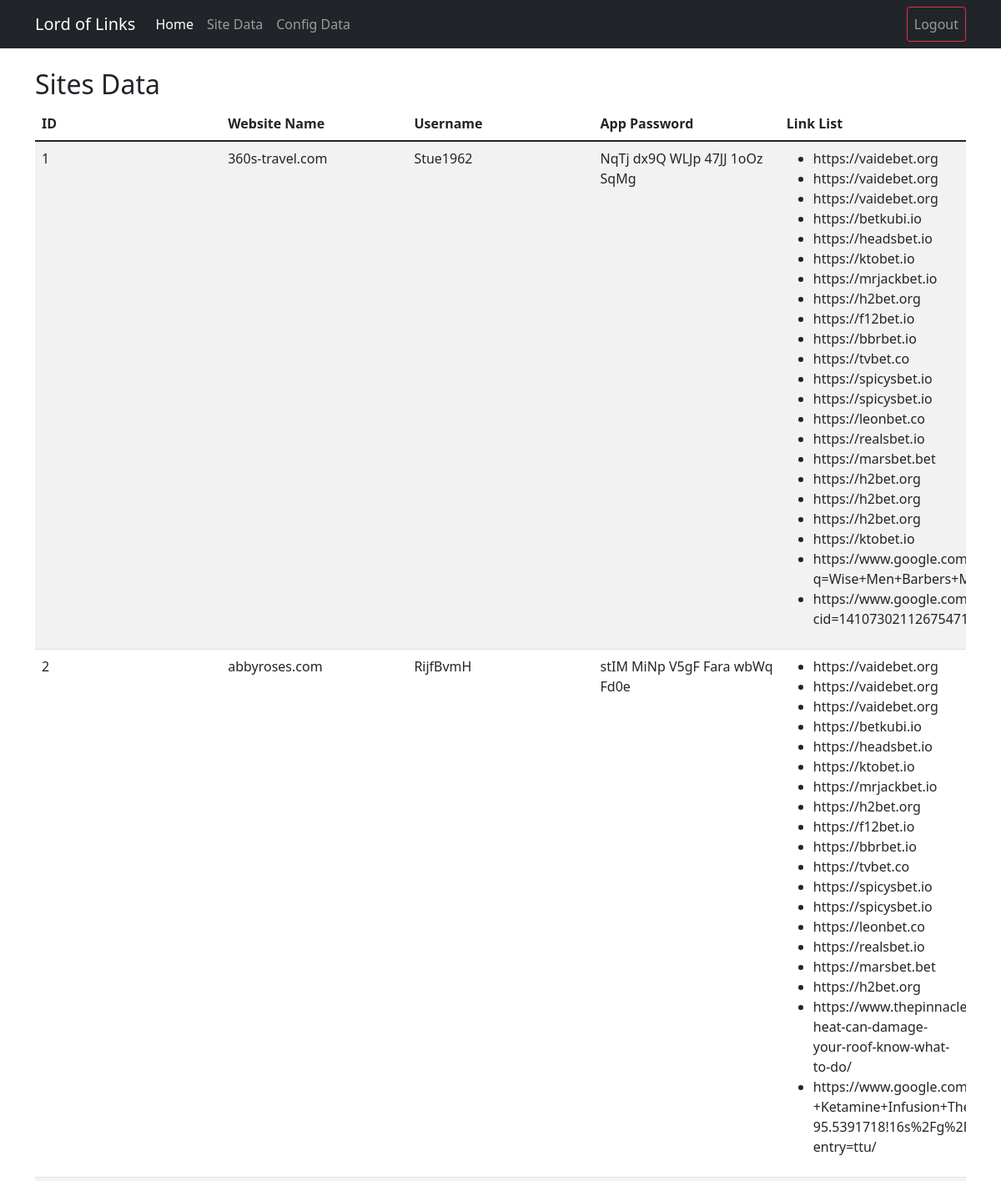
Screenshot of /site-manager (signed in, upper part) with the database file from the repository.
### tables this page shows
CREATE TABLE sites (
    site_id INTEGER PRIMARY KEY AUTOINCREMENT,
    sitename TEXT UNIQUE NOT NULL,
    username TEXT NOT NULL,
    app_password TEXT NOT NULL
);

CREATE TABLE links (
    link_id INTEGER PRIMARY KEY AUTOINCREMENT,
    site_id INTEGER,
    url TEXT NOT NULL,
    FOREIGN KEY (site_id) REFERENCES sites(site_id)
);

### app.py (the view)
@app.route('/site-manager')
@login_required
def site_manager():
    conn = sqlite3.connect('sites_data.db')
    cursor = conn.cursor()
    cursor.execute('SELECT * FROM sites')
    sites = cursor.fetchall()
    sites_data = []
    for site in sites:
        site_id, sitename, username, app_password = site
        cursor.execute('SELECT url FROM links WHERE site_id = ?', (site_id,))
        links = cursor.fetchall()
        sites_data.append({
            'site_id': site_id,
            'sitename': sitename,
            'username': username,
            'app_password': app_password,
            'links': [link[0] for link in links]
        })
    return render_template('site_manager.html', sites=sites_data)

### app.py (called while the page is built)
def login_required(f):
    @wraps(f)
    def decorated_function(*args, **kwargs):
        if 'logged_in' not in session:
            return redirect(url_for('login', next=request.url))
        return f(*args, **kwargs)
    return decorated_function

### templates/site_manager.html (shortened to what this page needs)
<!DOCTYPE html>
<html lang="en">
<head>
    <link href="https://cdn.jsdelivr.net/npm/bootstrap@5.1.1/dist/css/bootstrap.min.css" rel="stylesheet">
    <link href="{{ url_for('static', filename='custom-css.css') }}" rel="stylesheet">
</head>
<body class="container-fluid no-padding">
<nav class="navbar navbar-expand-lg navbar-dark bg-dark mb-4">
        <div class="container">
            <a class="navbar-brand" href="#">Lord of Links</a>
            <div class="collapse navbar-collapse" id="navbarNav">
                <ul class="navbar-nav me-auto">
                    <li class="nav-item">
                        <a class="nav-link active" aria-current="page" href="/">Home</a>
                    </li>
                    <li class="nav-item">
                        <a class="nav-link" href="/site-manager">Site Data</a>
                    </li>
                     <li class="nav-item">
                        <a class="nav-link" href="/config">Config Data</a>
                    </li>
                </ul>
                <ul class="navbar-nav">
                    <li class="nav-item">
                        <a class="nav-link btn btn-outline-danger" href="/logout">Logout</a>
                    </li>
                </ul>
            </div>
        </div>
    </nav>
<div class="container mt-4">
    <h2>Sites Data</h2>
    <table class="table table-striped">
        <thead>
            <tr>
                <th>ID</th>
                <th>Website Name</th>
                <th>Username</th>
                <th>App Password</th>
                <th>Link List</th>
            </tr>
        </thead>
        <tbody>
            {% for site in sites %}
                <tr>
                    <td>{{ site.site_id }}</td>
                    <td>{{ site.sitename }}</td>
                    <td>{{ site.username }}</td>
                    <td>{{ site.app_password }}</td>
                    <td>
                        <ul>
                            {% for link in site.links %}
                                <li>{{ link }}</li>
                            {% endfor %}
                        </ul>
                    </td>
                </tr>
            {% endfor %}
        </tbody>
    </table>
</div>
</body>
</html>

### static/custom-css.css (style rules this page uses)
.no-padding { padding-left: 0 !important; padding-right: 0 !important; }
.table th, .table td { min-width: 50px; max-width: 100px; overflow: hidden; text-overflow: ellipsis; }
.table { table-layout: fixed; }

### rows the page displays
sites: site_id "1", sitename "360s-travel.com", username "Stue1962", app_password "NqTj dx9Q WLJp 47JJ 1oOz SqMg"
links: url "https://vaidebet.org"
links: url "https://vaidebet.org"
links: url "https://vaidebet.org"
links: url "https://betkubi.io"
links: url "https://headsbet.io"
links: url "https://ktobet.io"
links: url "https://mrjackbet.io"
links: url "https://h2bet.org"
links: url "https://f12bet.io"
links: url "https://bbrbet.io"
links: url "https://tvbet.co"
links: url "https://spicysbet.io"
links: url "https://spicysbet.io"
links: url "https://leonbet.co"
links: url "https://realsbet.io"
links: url "https://marsbet.bet"
links: url "https://h2bet.org"
links: url "https://h2bet.org"
links: url "https://h2bet.org"
links: url "https://ktobet.io"
links: url "https://www.google.c…"
links: url "https://www.google.c…"
sites: site_id "2", sitename "abbyroses.com", username "RijfBvmH", app_password "stIM MiNp V5gF Fara wbWq Fd0e"
links: url "https://vaidebet.org"
links: url "https://vaidebet.org"
links: url "https://vaidebet.org"
links: url "https://betkubi.io"
links: url "https://headsbet.io"
links: url "https://ktobet.io"
links: url "https://mrjackbet.io"
links: url "https://h2bet.org"
links: url "https://f12bet.io"
links: url "https://bbrbet.io"
links: url "https://tvbet.co"
links: url "https://spicysbet.io"
links: url "https://spicysbet.io"
links: url "https://leonbet.co"
links: url "https://realsbet.io"
links: url "https://marsbet.bet"
links: url "https://h2bet.org"
links: url "https://www.thepinn…"
links: url "https://www.google.c…"
